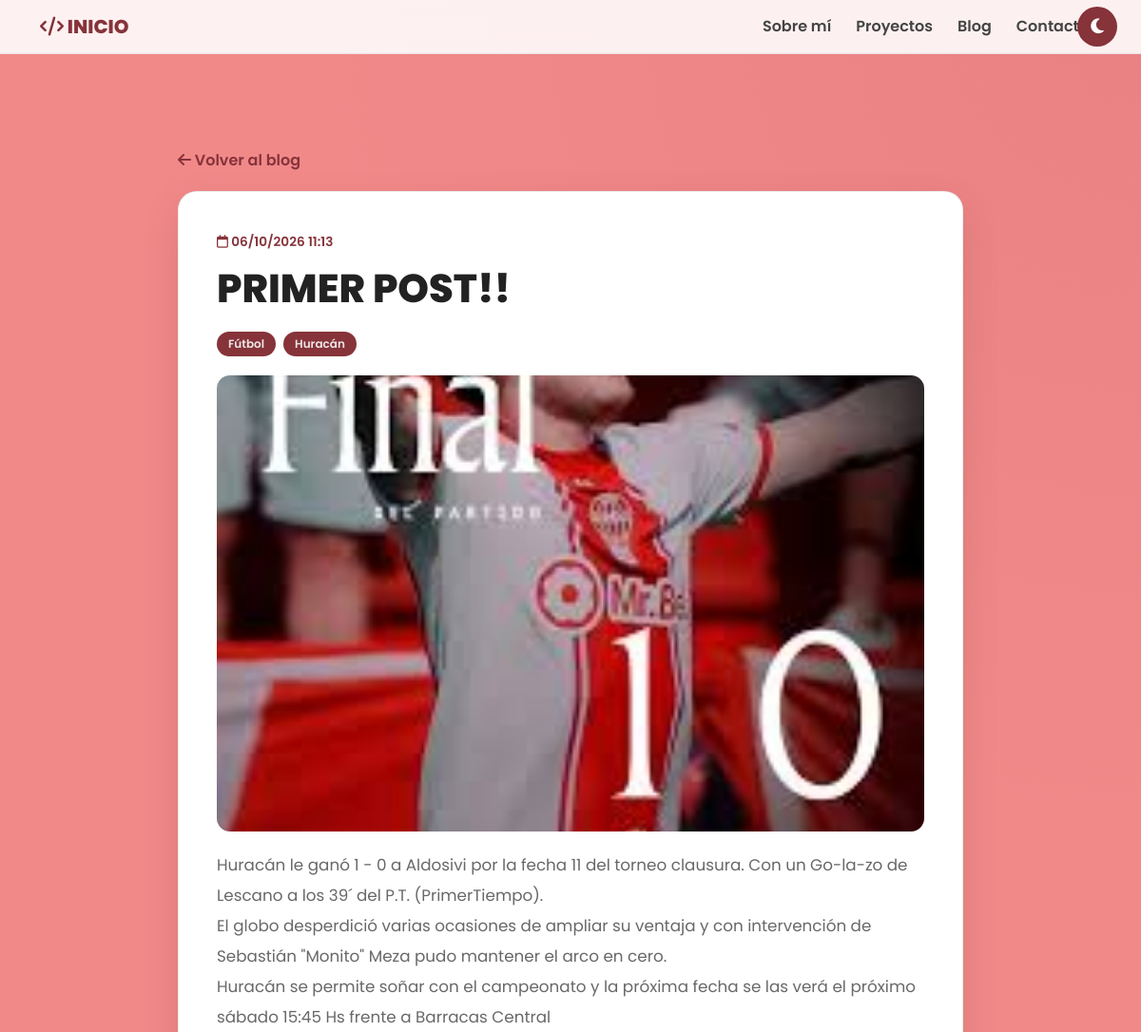
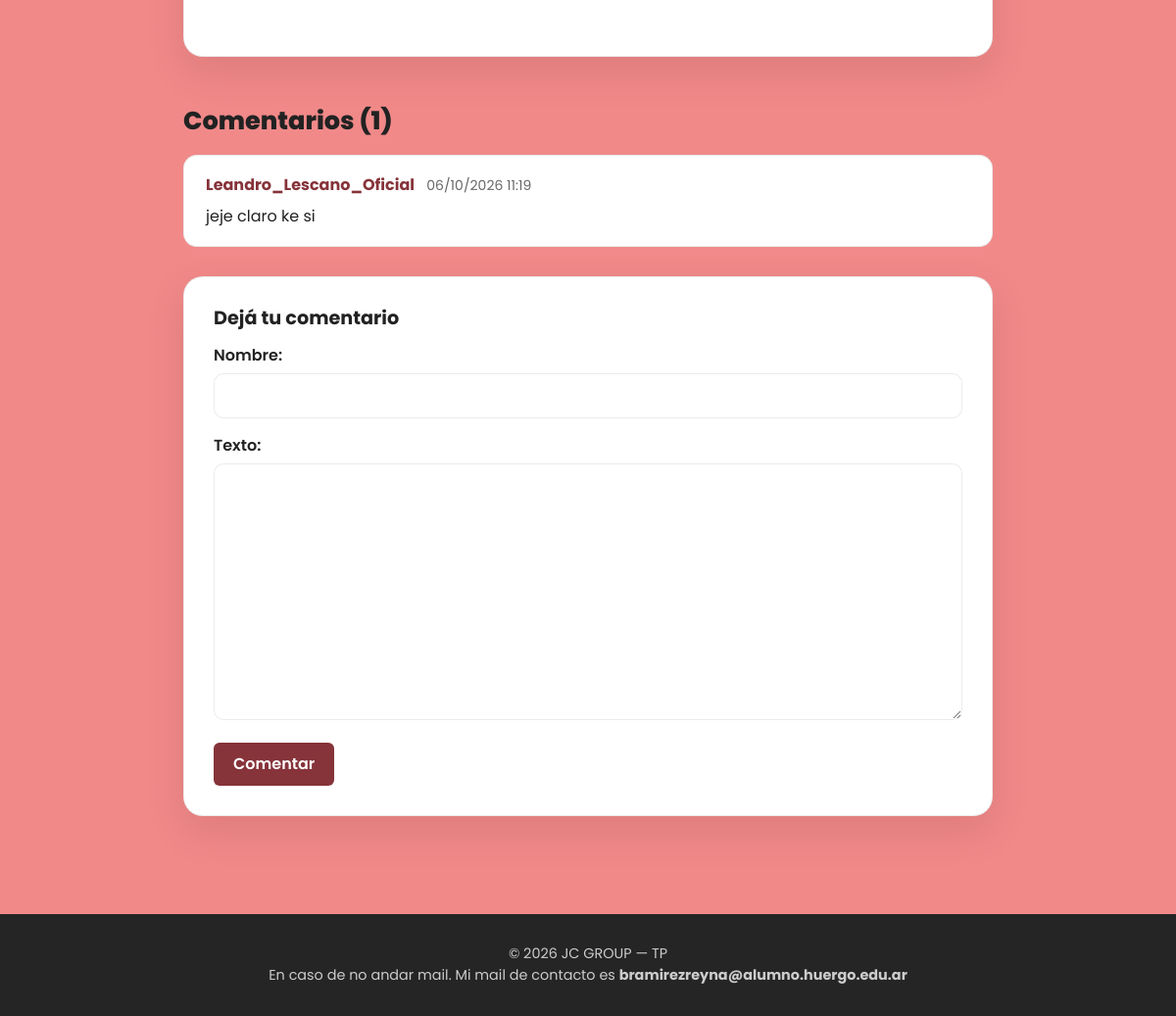
Page /blog/1/ on the committed database (2 pictures, top to bottom).
### apps/models.py (models this page shows, shortened)
class Post(models.Model):
    titulo = models.CharField(max_length=200)
    contenido = models.TextField()
    imagen = models.ImageField(upload_to='posts/', blank=True, null=True)
    video = models.FileField(upload_to='videos/', blank=True, null=True)
    fecha = models.DateTimeField(default=timezone.now)
    tags = models.ManyToManyField(Tag, related_name='posts', blank=True)
    class Meta:
        ordering = ['-fecha']

class Tag(models.Model):
    nombre = models.CharField(max_length=50, unique=True)
    class Meta:
        ordering = ['nombre']

class Comentario(models.Model):
    post = models.ForeignKey(Post, on_delete=models.CASCADE, related_name='comentarios')
    nombre = models.CharField(max_length=80)
    texto = models.TextField()
    fecha = models.DateTimeField(auto_now_add=True)
    class Meta:
        ordering = ['fecha']

### apps/views.py (the view)
# urls.py: path('blog/<int:pk>/', views.detalle, name='detalle'),
def detalle(request, pk):
    post = get_object_or_404(Post, pk=pk)
    if request.method == 'POST':
        form = ComentarioForm(request.POST)
        if form.is_valid():
            c = form.save(commit=False)
            c.post = post
            c.save()
            return redirect('detalle', pk=pk)
    else:
        form = ComentarioForm()
    return render(request, 'detalle.html', {'post': post, 'form': form})

### apps/forms.py
class ComentarioForm(forms.ModelForm):
    class Meta:
        model = Comentario
        fields = ['nombre', 'texto']

### templates/detalle.html (shortened to what this page needs)
{% extends 'base.html' %}
{% block contenido %}
<section class="blog-section">
    <div class="container">
        <a href="{% url 'lista' %}" class="volver-link">
            <i class="fa-solid fa-arrow-left"></i> Volver al blog
        </a>
        <article class="post-detail">
            <span class="post-date">
                <i class="fa-regular fa-calendar"></i>
                {{ post.fecha|date:"d/m/Y H:i" }}
            </span>
            <h1>{{ post.titulo }}</h1>
                {% if post.tags.all %}
                <div class="post-tags-detail">
                    {% for tag in post.tags.all %}
                    <span class="tag-badge">{{ tag.nombre }}</span>
                    {% endfor %}
                </div>
                {% endif %}
            {% if post.imagen %}
            <img src="{{ post.imagen.url }}" alt="{{ post.titulo }}">
            {% endif %}
            <div class="post-body">
                {{ post.contenido|linebreaks }}
            </div>
        </article>
        <section class="comments">
            <h2>Comentarios ({{ post.comentarios.count }})</h2>
            {% for c in post.comentarios.all %}
            <div class="comment">
                <strong>{{ c.nombre }}</strong>
                <small>{{ c.fecha|date:"d/m/Y H:i" }}</small>
                <p>{{ c.texto|linebreaksbr }}</p>
            </div>
            {% empty %}
            <p class="comments-empty">Todavía no hay comentarios. ¡Escribí el primero!</p>
            {% endfor %}
            <form method="post" class="comment-form">
                <h3>Dejá tu comentario</h3>
                {{ form.as_p }}
                <button type="submit" class="btn project-button">Comentar</button>
            </form>
        </section>
    </div>
</section>
{% endblock %}

### static/css/style.css (style rules this page uses)
:root { --principal: #86333a; --principal-oscuro: #9f414a; --fondo: #f18989; --blanco: #ffffff; --texto: #222222; --texto-suave: #686868; --borde: rgba(0, 0, 0, 0.08); --sombra: 0 15px 40px rgba(80, 30, 35, 0.12); }
* { box-sizing: border-box; scroll-behavior: smooth; }
html { scroll-padding-top: 85px; }
body { margin: 0; background: radial-gradient( circle at top right, rgba(201, 95, 104, 0.18), transparent 35% ), var(--fondo); color: var(--texto); font-family: "Poppins", Arial, sans-serif; transition: background-color 0.4s ease, color 0.4s ease; }
section { scroll-margin-top: 90px; }
.project-button { background: var(--principal); border: none; padding: 10px 20px; font-weight: 600; transition: 0.3s ease; }

### static/css/blog.css (style rules this page uses)
.blog-section { padding: 100px 20px; min-height: 75vh; }
.post-date { display: inline-block; margin-bottom: 8px; color: var(--principal); font-size: 0.85rem; font-weight: 600; }
.post-card .project-button, .comment-form .project-button { color: white; }
.volver-link { display: inline-block; max-width: 850px; margin: 0 auto 20px; color: var(--principal); font-weight: 600; text-decoration: none; }
.container:has(> .post-detail) { max-width: 850px; }
.post-detail { background: var(--blanco); padding: 40px; border-radius: 20px; border: 1px solid var(--borde); box-shadow: var(--sombra); }
.post-detail h1 { font-size: clamp(1.8rem, 4vw, 2.6rem); font-weight: 800; margin: 6px 0 20px; }
.post-detail img, .post-detail video { display: block; width: 100%; max-height: 480px; object-fit: cover; border-radius: 14px; margin: 20px 0; }
.post-body { color: var(--texto-suave); font-size: 1.05rem; line-height: 1.9; }
.post-tags, .post-tags-detail { display: flex; flex-wrap: wrap; gap: 8px; margin: 12px 0 16px; }
.tag-badge { display: inline-block; background: var(--principal); color: rgb(236, 230, 230); padding: 4px 12px; border-radius: 20px; font-size: 0.75rem; font-weight: 600; }
.comments { margin-top: 50px; }
.comments h2 { font-size: 1.6rem; font-weight: 800; margin-bottom: 20px; }
.comment { background: var(--blanco); border: 1px solid var(--borde); border-radius: 14px; padding: 18px 22px; margin-bottom: 14px; }
.comment strong { color: var(--principal); }
.comment small { margin-left: 8px; color: var(--texto-suave); }
.comment p { margin: 8px 0 0; color: var(--texto); }
.comment-form { margin-top: 30px; background: var(--blanco); border: 1px solid var(--borde); border-radius: 20px; padding: 30px; box-shadow: var(--sombra); }
.comment-form h3 { font-size: 1.2rem; font-weight: 700; margin-bottom: 15px; }
.comment-form label { display: block; margin-bottom: 6px; font-weight: 600; }
.comment-form input, .comment-form textarea { width: 100%; padding: 10px 14px; border: 1px solid var(--borde); border-radius: 10px; background: var(--blanco); color: var(--texto); font-family: inherit; }

### rows in the picture
Post: fecha "06/10/2026 11:13", titulo "PRIMER POST!!", imagen (picture), contenido "Huracán le ganó 1 - 0 a Aldosivi por la fecha 11 del torneo clausura. Con un Go-la-zo de Lescano a los 39´ del P.T. (PrimerTiempo). El globo desperdició varias ocasiones de ampliar su ventaja y con intervención de Sebastián \"Monito\" Meza pudo mantener el arco en cero. Huracán se permite soñar con el campeonato y la próxima fecha se las verá el próximo sábado 15:45 Hs frente a Barracas Central", comentarios.count "1"
Tag: nombre "Fútbol"
Tag: nombre "Huracán"
Comentario: nombre "Leandro_Lescano_Oficial", fecha "06/10/2026 11:19", texto "jeje claro ke si"
